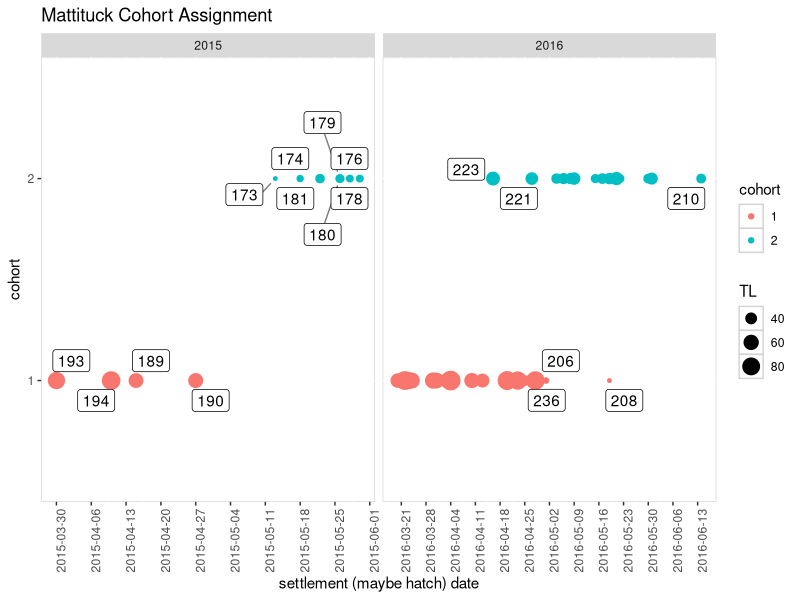
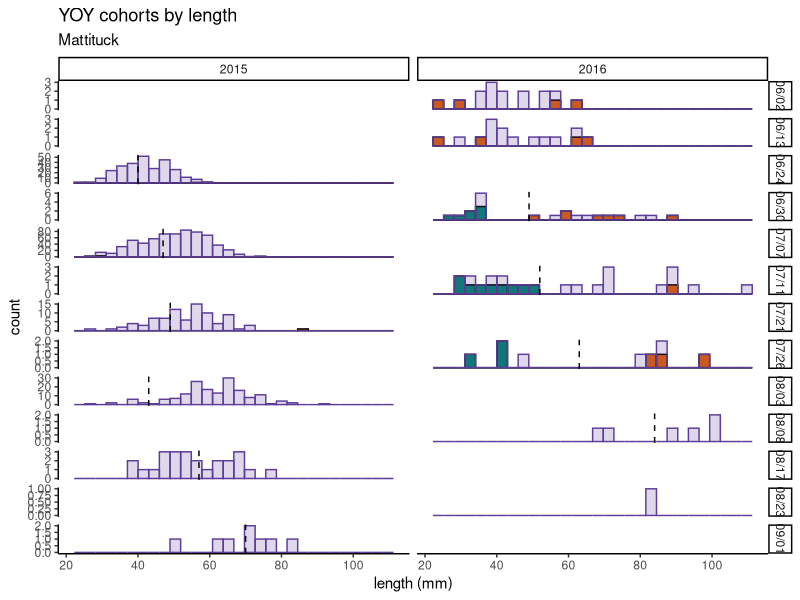
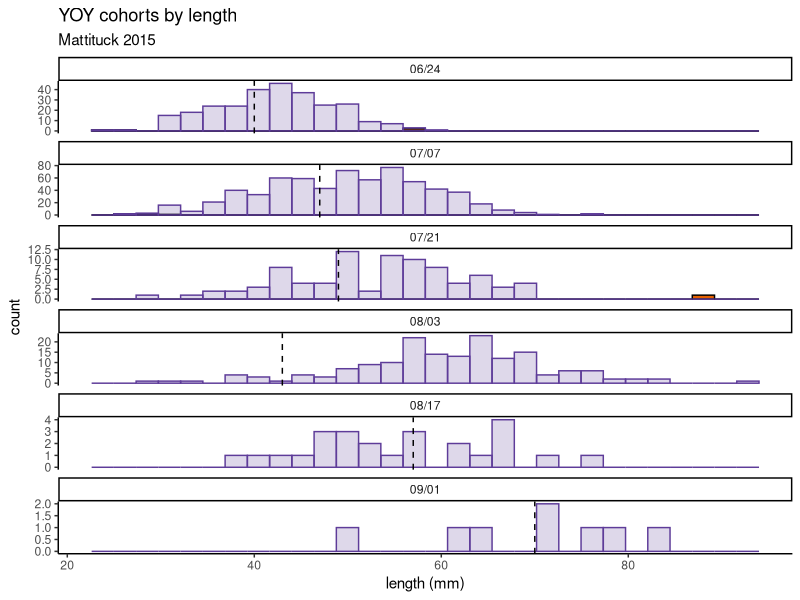
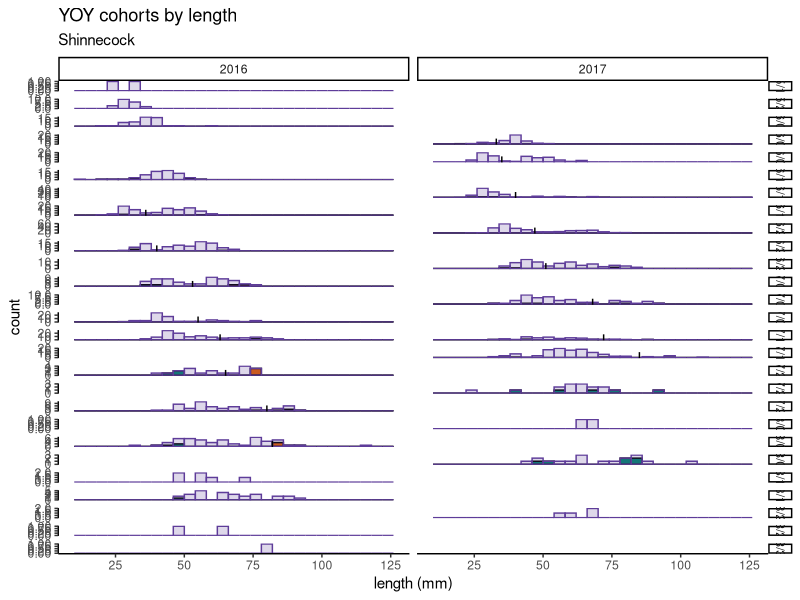
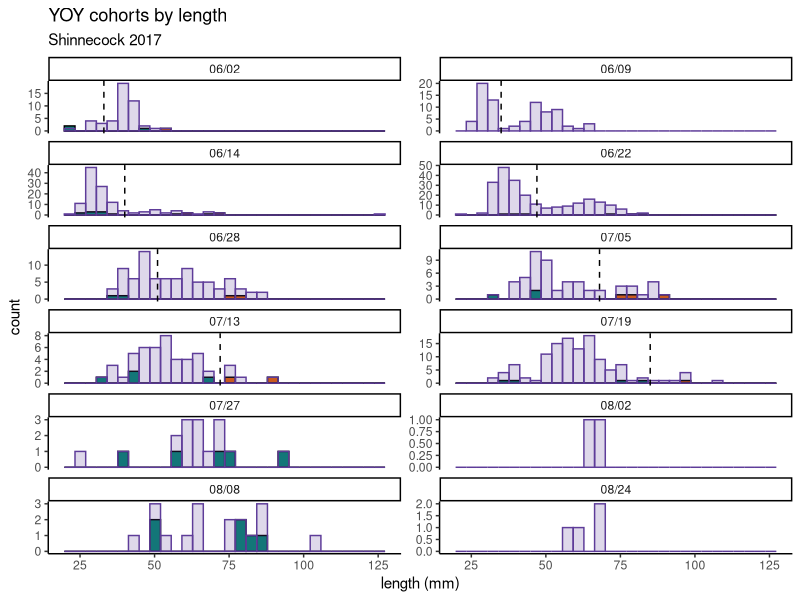

Generate these figures, in order, with R:
### WF Microsats ###
## Mattituck Cohort assignment by hatch date ###
## August 18, 2020 ###

#keeping everything in this folder
setwd("/Users//tdolan/Documents//R-Github//WFmicrosats")

library("dplyr")
library("tidyr")
library('purrr')
library("lubridate")
library("chron")
library("ggplot2")
library('ggrepel')

mtage <-read.csv(file="mtcohortreassignAug182020.csv", header=TRUE)
mtage <-mutate(mtage, bday=as.Date(hatch.date), cohort=as.factor(new.cohort)) %>%slice(1:49)
allmelt <-read.csv(file="allmeltdec2019.csv", header=TRUE)

mtage %>%
  #ggplot(aes(x=bday, y=n_distinct(samp)))+ #turn off cohort sorting
 ggplot(aes(x=bday, y=cohort,group=cohort))+
 geom_point(aes(color=cohort,size=TL))+
  #geom_point(aes(size=TL))+ #turn off cohort sorting
  #geom_text(aes(label=samp),hjust=0,vjust=0)+ #another way to do text. 
  geom_label_repel(aes(label = samp),
                   box.padding   = 0.35, 
                   point.padding = 0.5,
                   segment.color = 'grey50')+
  scale_x_date(date_breaks="1 week",date_labels = ("%Y-%m-%d"),)+
  xlab("settlement (maybe hatch) date")+
  ggtitle("Mattituck Cohort Assignment")+
  facet_grid(~Year, scales="free")+
  theme(axis.text.x = element_text(angle = 90, hjust = 1),
        panel.background = element_rect(fill = 'white', colour = 'light gray'),
        panel.grid.major = element_line(colour = "white"))
#ggsave("Mtcohortassign.png", path="/Users/tdolan/Documents/WIP research/microsats/microsat_figs")
#dev.off()

#histograms where catherine's cohorts are overlaid on the regular cohort data. 
## original script is called "field graphs 9_10_19.R"
mtage <-dplyr::select(mtage,-cohort,-old.pop)%>%mutate(source="cc")

mtmelt <-filter(allmelt, Bay=="Mattituck") %>%dplyr::rename(catch.date=Date, Location=Bay, TL=value) %>%mutate(source="tows")
weeks <-dplyr::select(mtmelt,catch.date,Week)
mtage <-left_join(mtage,weeks)
mtfnew <-full_join(mtage, mtmelt, by=c("catch.date","TL","Location","Year","source","Week")) %>% mutate(Year=as.factor(Year),catch.date=as.Date(catch.date))

split <-c(40,	47,	49,	43,	57,	70)
splits15 <- as.data.frame(split) %>% mutate(Year="2015")
splits15$catch.date <- as.Date(c("2015-06-24",	"2015-07-07",	"2015-07-21",	"2015-08-03",	"2015-08-17",	"2015-09-01"))
split <-c(49,	52,	63,	84)
splits16 <- as.data.frame(split) %>% mutate(Year="2016")
splits16$catch.date <- as.Date(c("2016-06-30",	"2016-07-11",	"2016-07-26",	"2016-08-08"))
splits <-bind_rows(splits15,splits16) %>% mutate(Year=as.factor(Year),catch.date=as.Date(catch.date))

mtfnew <-full_join(mtfnew, splits, by=c("Year","catch.date"))
mtfnew <-unique(mtfnew) %>% mutate(day = format(as.Date(catch.date), format="%m/%d"))

#both years in same plot
ggplot(mtfnew,aes(x=TL)) + 
  geom_histogram(data = subset(mtfnew,source=="cc"& new.cohort=="1"), fill="#e66101",color="black", position="identity",   show.legend=TRUE)+ 
  geom_histogram(data = subset(mtfnew,source=="cc"& new.cohort=="2"), fill="#018571",color="black",position="identity",   show.legend=TRUE)+
  geom_histogram(data = subset(mtfnew,source=="tows"), fill="#5e3c99",color="#5e3c99",position="identity",   alpha = 0.2, show.legend=TRUE)+
  geom_vline(aes(xintercept=split), color="black", linetype="dashed", size=0.5) +
  facet_grid(day~Year,scales="free_y")+
  theme_classic()+
  labs(x = "length (mm)",
       title = "YOY cohorts by length",
       subtitle = "Mattituck") 

#separate plots for each year - Remember to change out year!
mtfnew2 <-filter(mtfnew, Year=="2015")
ggplot(mtfnew2,aes(x=TL)) + 
  geom_histogram(data = subset(mtfnew2,source=="cc"& new.cohort=="1"), fill="#e66101",color="black", position="identity",   show.legend=TRUE)+ 
  geom_histogram(data = subset(mtfnew2,source=="cc"& new.cohort=="2"), fill="#018571",color="black",position="identity",   show.legend=TRUE)+
  geom_histogram(data = subset(mtfnew2,source=="tows"), fill="#5e3c99",color="#5e3c99",position="identity",   alpha = 0.2, show.legend=TRUE)+
  geom_vline(aes(xintercept=split), color="black", linetype="dashed", size=0.5) +
  facet_wrap(~day,scales="free_y",nrow=6)+
  theme_classic()+
  labs(x = "length (mm)",
       title = "YOY cohorts by length",
       subtitle = "Mattituck 2015") 


##Shinnecock!
shimelt <-filter(allmelt, Bay=="Shinnecock") %>%dplyr::rename(catch.date=Date, TL=value) %>%mutate(source="tows")
shico <-read.csv(file="shinextracted.csv", header=TRUE)
shico <-dplyr::select(shico,-Age,-old.pop)%>%mutate(source="cc")

weeks <-dplyr::select(shimelt,catch.date,Week)
shico <-left_join(shico,weeks)
shifnew <-full_join(shico, shimelt, by=c("catch.date","TL","Bay","Year","source","Week")) %>% mutate(Year=as.factor(Year),catch.date=as.Date(catch.date))

split <-c(36,	40,	53,	55,	63,	65,	80,	82)
splits16 <- as.data.frame(split) %>% mutate(Year="2016")
splits16$catch.date <- as.Date(c("2016-06-17",	"2016-06-24",	"2016-07-01",	"2016-07-08",	"2016-07-13",	"2016-07-21",	"2016-07-28",	"2016-08-04"))
split <-c(33,	35,	40,	47,	51,	68,	72,	85)
splits17 <- as.data.frame(split) %>% mutate(Year="2017")
splits17$catch.date <- as.Date(c("2017-06-02",	"2017-06-09",	"2017-06-14",	"2017-06-22",	"2017-06-28",	"2017-07-05",	"2017-07-13",	"2017-07-19"))
splits <-bind_rows(splits16,splits17) %>% mutate(Year=as.factor(Year),catch.date=as.Date(catch.date))

shifnew <-full_join(shifnew, splits, by=c("Year","catch.date"))
shifnew <-unique(shifnew) %>% mutate(day = format(as.Date(catch.date), format="%m/%d")) %>%filter(!is.na(Week))

#both years in same plot
ggplot(shifnew,aes(x=TL)) + 
  geom_histogram(data = subset(shifnew,source=="cc"& new.cohort=="1"), fill="#e66101",color="black", position="identity",   show.legend=TRUE)+ 
  geom_histogram(data = subset(shifnew,source=="cc"& new.cohort=="2"), fill="#018571",color="black",position="identity",   show.legend=TRUE)+
  geom_histogram(data = subset(shifnew,source=="tows"), fill="#5e3c99",color="#5e3c99",position="identity",   alpha = 0.2, show.legend=TRUE)+
  geom_vline(aes(xintercept=split), color="black", linetype="dashed", size=0.5) +
  facet_grid(day~Year,scales="free_y")+
  theme_classic()+
  labs(x = "length (mm)",
       title = "YOY cohorts by length",
       subtitle = "Shinnecock")


#separate plots for each year - Remember to change out year!
shifnew2 <-filter(shifnew, Year=="2017")
ggplot(shifnew2,aes(x=TL)) + 
  geom_histogram(data = subset(shifnew2,source=="cc"& new.cohort=="1"), fill="#e66101",color="black", position="identity",   show.legend=TRUE)+ 
  geom_histogram(data = subset(shifnew2,source=="cc"& new.cohort=="2"), fill="#018571",color="black",position="identity",   show.legend=TRUE)+
  geom_histogram(data = subset(shifnew2,source=="tows"), fill="#5e3c99",color="#5e3c99",position="identity",   alpha = 0.2, show.legend=TRUE)+
  geom_vline(aes(xintercept=split), color="black", linetype="dashed", size=0.5) +
  facet_wrap(~day,scales="free_y",nrow=6)+
  theme_classic()+
  labs(x = "length (mm)",
       title = "YOY cohorts by length",
       subtitle = "Shinnecock 2017") 

## Stuff to consider ###
